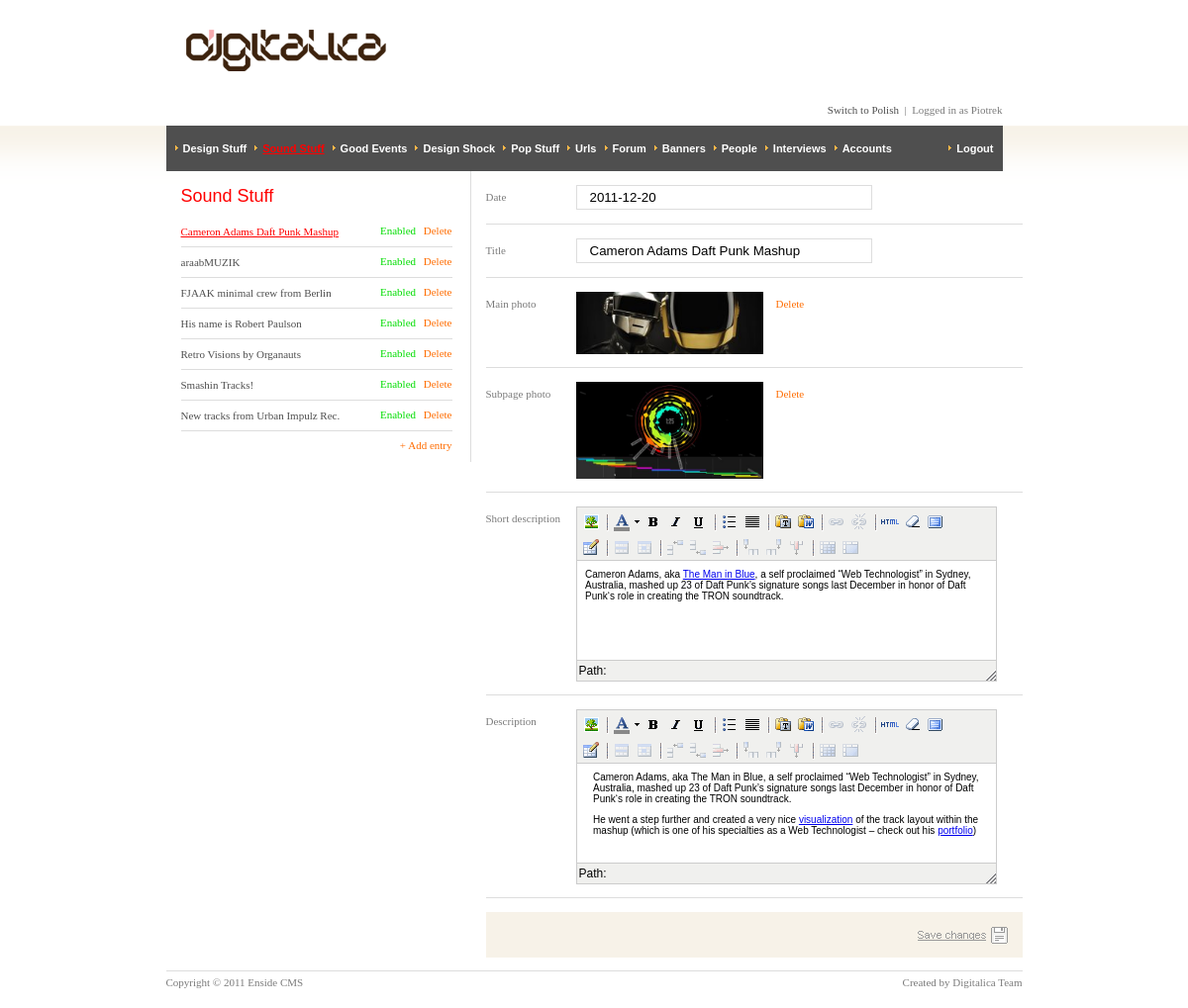
/admin/index.php?category=sound-stuff (signed in), run on the app's committed database.
### tables this page shows
CREATE TABLE `sections` (
  `id` int(11) NOT NULL,
  `name` varchar(50) NOT NULL,
  `name_pl` varchar(50) NOT NULL,
  `name_en` varchar(50) NOT NULL,
  `url` varchar(20) NOT NULL
);

CREATE TABLE `threads` (
  `id` int(11) NOT NULL,
  `section` int(11) NOT NULL,
  `date` date NOT NULL,
  `title` varchar(100) NOT NULL,
  `url` varchar(40) NOT NULL,
  `short_text` text NOT NULL,
  `long_text` text NOT NULL,
  `author` int(11) NOT NULL,
  `comments` int(11) NOT NULL DEFAULT '0',
  `img_small` tinyint(1) NOT NULL DEFAULT '0',
  `img_big` tinyint(1) NOT NULL DEFAULT '0',
  `active` tinyint(1) NOT NULL DEFAULT '1'
);

### admin/templates/sound-stuff.phtml (called while the page is built)
<? include('templates/threads.phtml');?>

### admin/index.php (called while the page is built, shortened)
<?php
        require('include/functions.php');
	if(!zalogowany()) {
                $category = 'cms';
	} else {
            if(isset($_GET['category'])) $category = $_GET['category']; else $category = '';
	}
        $filename = 'controllers/'.$category.'.php';
        include($filename);
?>

### admin/include/functions.php (called while the page is built, shortened)
<?	defined( "_29h9xwpHzQWKK6U3ov54noaKk1YASDBhrNPg" ) or die( "Direct Access to this location is not allowed." );
  	function zalogowany() {
 		if(isset($_SESSION['zalogowany']) && $_SESSION['zalogowany']==true && !empty($_SESSION['id']) && !empty($_SESSION['pass_session'])) {
                    $category_db = 'users';
                    $id = $_SESSION['id'];
                    $pass_session = $_SESSION['pass_session'];
                    $sql = "SELECT * FROM `$category_db` WHERE `id` = '$id' AND `pass_session` = '$pass_session' AND `active` = '1' LIMIT 1";
                    $wynik = mysql_query($sql);
                    $w = mysql_fetch_array($wynik);
                    if($w) {
                        generuj_menu_top();
                        $result = true;
                    } else {
                        $result = false;
                    }
 		} else $result = false;
 		return $result;
 	}
        function generate_next_lang() {
            $langs = unserialize(LANGS);
            $key = array_search(LANG, $langs) +1;
            if($key==sizeof($langs)) $key = 0;
            return $langs[$key];
        }
    function generuj_menu_top() {
            $category_db = 'privileges';
            $category_db2 = 'sections';
            $id = $_SESSION['id'];
            $sql = "SELECT * FROM `$category_db2` WHERE `id` IN (SELECT `section` FROM `$category_db` WHERE `user`='$id' AND `active`= 1) ORDER BY `id`";
            $wynik = mysql_query($sql);
    }
?>

### admin/templates/threads.phtml (the view, shortened to what this page needs)
<? include('templates/top.phtml');?>
    <div id="submenu">
        <h1><?=$_SESSION['sections'][$active_category]['name_'.LANG]?></h1>
        <ul>
            <?if(!empty($t['menu'])): ?>
                <?$counter=0; foreach ($t['menu'] as $menu): ?>
                    <li>
                        <a class="submenu-left<?if($menu['id']==$t['record']['id']):?>-selected<?endif;?>" href="<?=SCRIPT."?category=$category&action=edit&id={$menu['id']}"?>"><?=$menu['title']?></a>
                        <div class="submenu-right">
                            <?if($menu['active']):?>
                                <a href="<?=SCRIPT."?category=$category&action=turnOff&id_s={$menu['id']}&id={$t['record']['id']}"?>" class="turnon"><?=LANG_WLACZONY?></a>
                            <?else:?>
                                <a href="<?=SCRIPT."?category=$category&action=turnOn&id_s={$menu['id']}&id={$t['record']['id']}"?>" class="turnoff"><?=LANG_WYLACZONY?></a>
                            <?endif;?>
                            <a href="<?=SCRIPT."?category=$category&action=delete&id_s={$menu['id']}&id={$t['record']['id']}"?>" class="delete" onClick="return confirm('<?=LANG_USUN_KOMUNIKAT?>');"><?=LANG_USUN?></a>
                        </div>
                    </li>
                <?$counter++; endforeach; ?>
            <?endif; ?>
            <li class="noborder">
                <a class="submenu-right" href="<?=SCRIPT."?category=$category&action=add"?>"><?=LANG_DODAJ_WPIS?></a>
            </li>
        </ul>
    </div>
    <div id="content">
        <form method="post" action="<?=SCRIPT."?category=$category&action={$t['action']}" ?>" enctype="multipart/form-data">
            <ul>
                <li>
                    <span class="content-span"><?=LANG_DATA?></span>
                    <input name="date" type="text" value="<?=$t['record']['date']?>" />
                </li>
                <li>
                    <span class="content-span"><?=LANG_TYTUL?></span>
                    <input name="title" type="text" value="<?=$t['record']['title']?>" />
                </li>
                <?php if($t['record']['img_small']): ?>
                    <li>
                        <span class="content-span"><?=LANG_ZDJECIE_GLOWNE?></span>
                        <div id="main-picture-container_small">
                            <img src="images/threads/<?=$t['record']['id'] ?>.jpg" alt=""/>
                            <div class="content-img-top-a">
                                <a href="<?=SCRIPT."?category=$category&action=delete-img_small&id={$t['record']['id']}"?>" class="content-usun" onclick="return confirm('<?=LANG_ZDJECIE_KOMUNIKAT?>');"><?=LANG_USUN?></a>
                            </div>
                        </div>
                    </li>
                <?php endif;?>
                <?php if($t['record']['img_big']): ?>
                    <li>
                        <span class="content-span"><?=LANG_ZDJECIE_PODSTRONA?></span>
                        <div id="main-picture-container_big">
                            <img src="images/threads/<?=$t['record']['id'] ?>_b.jpg" alt=""/>
                            <div class="content-img-top-a">
                                <a href="<?=SCRIPT."?category=$category&action=delete-img_big&id={$t['record']['id']}"?>" class="content-usun" onclick="return confirm('<?=LANG_ZDJECIE_KOMUNIKAT?>');"><?=LANG_USUN?></a>
                            </div>
                        </div>
                    </li>
                <?php endif;?>
                <li>
                    <span class="content-span"><?=LANG_KROTKI_OPIS?></span>
                </li>
                <li>
                    <span class="content-span"><?=LANG_OPIS?></span>
                </li>
                <li class="noborder">
                    <div id="content-zapisz">
                        <input type="image" id="content-zapisz-button" src="images/cms/langs/<?=LANG;?>/button-zapisz-zmiany.gif" />
                    </div>
                </li>
            </ul>
        </form>
    </div>
<? include('templates/bottom.phtml');?>

### admin/controllers/sound-stuff.php (shortened to what this page needs)
<?
    $active_category = SECTION_SOUND_STUFF;
    $category = 'sound-stuff';
    if(!empty($_SESSION['sections'][$active_category])) {
        include('controllers/threads.php');
    } else {
        include('controllers/limit.php');
    }
?>

### admin/controllers/threads.php (shortened to what this page needs)
<?
    global $category, $default_action, $category_db, $category_db2;
    $category_db = 'threads';
    $default_action = 'edit';
    function generuj_menu() {
            global $category_db, $active_category;
            $sql = "SELECT * FROM `$category_db` WHERE `section` = '$active_category' ORDER BY `date` DESC, `id` DESC";
            $wynik = mysql_query($sql);
            $menu = array();
            while($w = mysql_fetch_array($wynik)) {
                    $menu[] = $w;
            }
            return $menu;
    }
    function generuj_rekord($id='') {
        global $category_db, $category_db2, $active_category;
        if(!empty($id)) {
            $sql = "SELECT * FROM `$category_db` WHERE `section` = '$active_category' AND `id` = '$id' LIMIT 1";
            $wynik = mysql_query($sql);
            $w = mysql_fetch_array($wynik);
        } else {
            $w = false;
        }
        if(!$w) {
            $sql = "SELECT * FROM `$category_db` WHERE `section` = '$active_category' ORDER BY `date` DESC, `id` DESC LIMIT 1";
            $wynik = mysql_query($sql);
            $w = mysql_fetch_array($wynik);
        }
        return $w;
    }
    if(empty($action)) $action = $default_action;
    $continue = true;
    while($continue):
        $continue = false;
        switch($action):
            case 'edit':
                $t['menu'] = generuj_menu();
                if(empty($id)) $id = (int)isset($_GET['id'])?$_GET['id']:0;
                $t['record'] = generuj_rekord($id);
                $t['action'] = 'edit-save';
                include("templates/$category.phtml");
                break;
        endswitch;
    endwhile;
?>

### admin/templates/top.phtml (shortened to what this page needs)
<!DOCTYPE html PUBLIC "-//W3C//DTD XHTML 1.0 Transitional//EN" "http://www.w3.org/TR/xhtml1/DTD/xhtml1-transitional.dtd">
<html xmlns="http://www.w3.org/1999/xhtml">
<head>
    <link rel="stylesheet" href="styles/style-admin.css" media="all" />
    <link rel="stylesheet" href="styles/style-admin-digitalica.css" media="all" />
    <link rel="stylesheet" href="styles/lightbox.css" type="text/css" media="screen" />
</head>
<body>
	<div id="container">
        <div id="logo">
        	<a href="<?=SCRIPT;?>"><img src="images/cms/logo.gif" /></a>
        </div>
        <?if($category!='cms'):?>
            <div id="login">
                <a href="<?=SCRIPT."?category=cms&action=lang&lang=".generate_next_lang();?>"><?=LANG_ZMIEN_JEZYK?></a> &nbsp;|&nbsp;
                <?=LANG_ZALOGOWANY_JAKO?> <?=$_SESSION['name']?>
            </div>
            <ul id="menu-top">
                <?if(!empty($_SESSION['sections'])): ?>
                    <?$counter=0; foreach ($_SESSION['sections'] as $m): ?>
                        <li><a href="<?=SCRIPT."?category={$m['url']}" ?>"<?if($active_category==$m['id']):?> id="menu-top-a-selected"<?endif;?>><?=$m['name_'.LANG]?></a></li>
                    <?$counter++; endforeach; ?>
                <?endif; ?>
                <li class="menu-top-right"><a href="<?=SCRIPT."?category=cms&action=logout" ?>"><?=LANG_WYLOGUJ?></a></li>
            </ul>
        <?endif;?>

### admin/templates/bottom.phtml (shortened to what this page needs)
        <div id="footer">
        	<div id="footer-left">
            	Copyright &copy; 2011 Enside CMS
            </div>
        	<div id="footer-right">
				Created by Digitalica Team
            </div>
        </div>
    </div>
</body>
</html>

### styles/style-admin.css (style rules this page uses)
* { margin:0; padding:0; }
body { background: url(../images/cms/bgr.gif) repeat-x white; font-family: Tahoma; font-size: 11px; color: #7b7b7b; }
a { color: #4f4f4f; text-decoration: none; }
img { border: 0; }
ul { margin: 0; padding:0; }
h1 { font-size: 18px; color: #ff0000; font-family: Arial, Helvetica, sans-serif; font-weight:normal; }
div#container { width: 865px; margin: 0 auto; padding-bottom: 20px; position:relative; padding-top: 127px; }
div#logo { position: absolute; top: 30px; left: 20px; }
div#login { position: absolute; top: 105px; right: 20px; }
ul#menu-top { font-family:Arial, Helvetica, sans-serif; background: #4f4f4f; list-style: none; height: 46px; width: 835px; padding: 0 5px; line-height: 46px; }
ul#menu-top li { float:left; margin: 0 4px; background: url(../images/cms/arrow-orange.gif) no-repeat; background-position: 0px 20px; padding-left: 8px; }
ul#menu-top li a { color: #fff; font-weight: bold; }
ul#menu-top li a#menu-top-a-selected { text-decoration: underline; color: #ff0000; }
ul#menu-top li.menu-top-right { float: right; }
div#submenu { padding-left: 15px; padding-top: 15px; width: 274px; padding-right: 18px; border: solid #dddddd; border-width: 0 1px 0 0; float: left; }
div#submenu ul { padding-bottom: 20px; padding-top: 10px; }
div#submenu ul li { list-style: none; border-color: #dddddd; border-style: solid; border-width: 0 0 1px 0; width: 274px; line-height: 19px; padding-top: 6px; padding-bottom: 5px; position: relative; }
div#submenu ul li .submenu-left, div#submenu ul li .submenu-left-selected { display: block; width: 190px; }
div#submenu ul li .submenu-left-selected, div#submenu ul li .submenu-left-shorter-selected { color: #ff0000; text-decoration:underline; }
div#submenu ul li .submenu-right { position: absolute; top: 5px; right: 0px; width:89px; text-align:right; color: #ff6c00; }
div#submenu ul li a.turnon { color: #00dd00; margin-right: 5px; }
div#submenu ul li div { position: absolute; top: 5px; right: 0px; }
div#submenu ul li div a { color: #ff6c00; }
div#content { float: left; padding-left: 15px; vertical-align: top; min-height: 400px; }
div#content input { width: 271px; border: 1px solid #dddddd; padding: 4px 13px; }
div#content ul { width: 540px; }
div#content ul li { list-style: none; padding-bottom: 13px; padding-top: 14px; border: solid #dddddd; border-width: 0 0 1px 0; position: relative; line-height: 25px; width: 542px; }
ul li.noborder, div#submenu ul li.noborder, div#content ul li.noborder { border: 0; }
div#content ul li a { color: #ff6c00; }
div#content ul li span.content-span { width: 91px; float: left; }
div#content ul li div.content-img-top-a { position: absolute; top: 14px; display: inline; padding-left: 13px; color: #f6f4ee; }
div#main-picture-container_small img { width: 189px; height:63px; }
div#main-picture-container_big img { width: 189px; height:98px; }
div#content-zapisz { background: #F7F2E8; width: 100%; height: 46px; }
div#content-zapisz input#content-zapisz-button { width: 91px; height: 17px; float: right; padding: 15px; margin: 0; border: none; }
div#footer { padding-top: 5px; clear: both; border: solid #dddddd; border-width: 1px 0 0 0; }
div#footer div#footer-left { float: left; }
div#footer div#footer-right { float: right; }

### scripts/tiny_mce/themes/advanced/skins/default/content.css (style rules this page uses)
body, td, pre { color:#000; font-family:Verdana, Arial, Helvetica, sans-serif; font-size:10px; margin:8px; }
body { background:#FFF; }
h1 { font-size: 2em }
img { border:0; }

### data on the page
sections: name_en "Design Stuff"
sections: name_en "Good Events"
sections: name_en "Design Shock"
sections: name_en "Pop Stuff"
sections: name_en "Urls"
sections: name_en "Forum"
sections: name_en "Banners"
sections: name_en "People"
sections: name_en "Interviews"
sections: name_en "Accounts"
threads: title "Cameron Adams Daft Punk Mashup", date "2011-12-20", img_small 1 (drawn), img_big 1 (drawn)
threads: title "araabMUZIK"
threads: title "FJAAK minimal crew from Berlin"
threads: title "His name is Robert Paulson"
threads: title "Retro Visions by Organauts"
threads: title "Smashin Tracks!"
threads: title "New tracks from Urban Impulz Rec."
